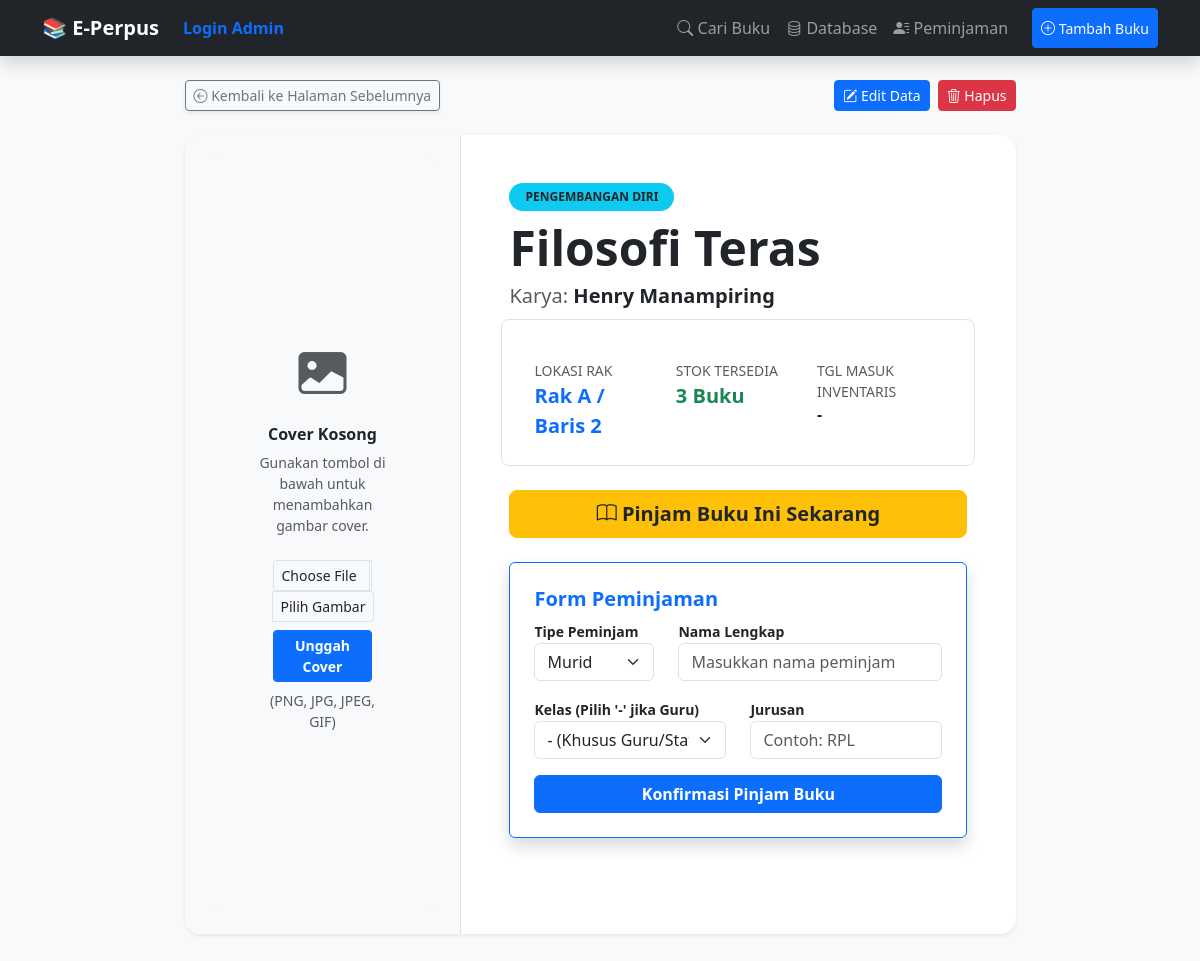
The page /buku/2 on the database as committed earlier.
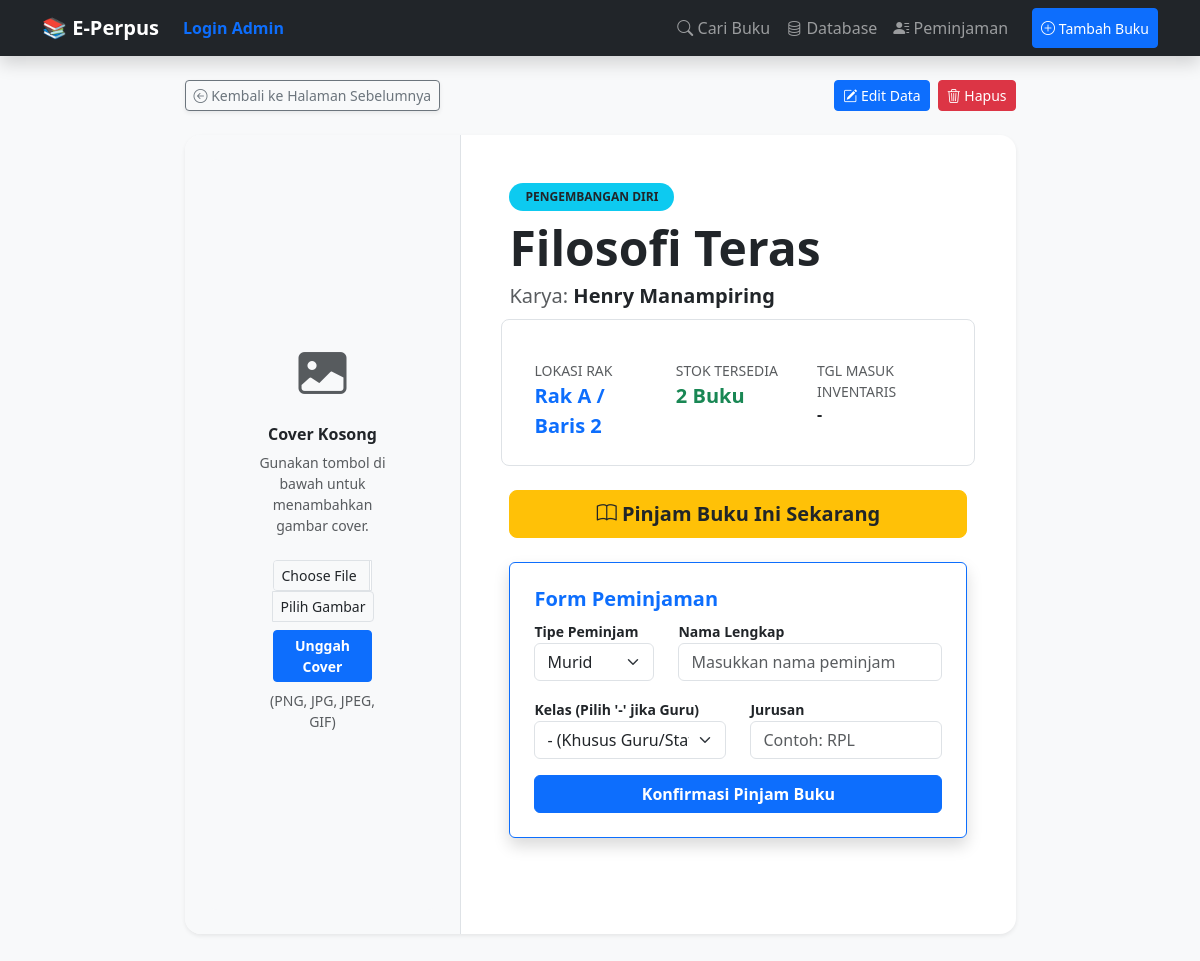
The same page on the database as committed later.
### tables this page shows
CREATE TABLE buku (
            id INTEGER PRIMARY KEY AUTOINCREMENT,
            judul TEXT NOT NULL,
            penulis TEXT,
            kategori TEXT,
            kode_rak TEXT, -- A (Rak Besar)
            baris_rak INTEGER, -- 1 (Barisan rak dari paling atas)
            stok INTEGER DEFAULT 1,
            tanggal_masuk DATE,
            cover_img TEXT
        );

### app.py (the view)
@app.route('/buku/<int:id>')
def detail_buku(id):
    conn = get_db_connection()
    buku = conn.execute('SELECT * FROM buku WHERE id = ?', (id,)).fetchone()
    conn.close()
    back_url = request.referrer if request.referrer else url_for('index')
    return render_template('detail_buku.html', buku=buku, back_url=back_url)

### app.py (called while the page is built)
def get_db_connection():
    conn = sqlite3.connect('perpustakaan.db')
    conn.row_factory = sqlite3.Row
    return conn

### templates/detail_buku.html (shortened to what this page needs)
{% extends 'layout.html' %}
{% block content %}
<div class="row justify-content-center mt-4">
    <div class="col-md-9">
        <div class="mb-4 d-flex justify-content-between align-items-center">
            <a href="{{ back_url }}" class="btn btn-outline-secondary btn-sm shadow-sm">
                <i class="bi bi-arrow-left-circle"></i> Kembali ke Halaman Sebelumnya
            </a>
            <div class="d-flex gap-2">
                <a href="/edit/{{ buku.id }}" class="btn btn-primary btn-sm"><i class="bi bi-pencil-square"></i> Edit Data</a>
                <a href="/delete/{{ buku.id }}" class="btn btn-danger btn-sm" onclick="return confirm('Hapus buku ini?')"><i class="bi bi-trash3"></i> Hapus</a>
            </div>
        </div>
        <div class="card shadow-sm border-0 rounded-4 overflow-hidden mb-5">
            <div class="row g-0">
                <div class="col-md-4 p-4 text-center bg-light border-end">
                    {% if buku.cover_img %}
                        <img src="{{ url_for('static', filename='covers/' + buku.cover_img) }}"
                             alt="Cover {{ buku.judul }}"
                             class="img-fluid rounded-3 shadow"
                             style="max-height: 400px; object-fit: cover;">
                        <div class="mt-3">
                            <button class="btn btn-outline-primary btn-sm" data-bs-toggle="collapse" data-bs-target="#formGantiCover">
                                Ganti Cover
                            </button>
                            <div class="collapse mt-2" id="formGantiCover">
                                <form action="/buku/{{ buku.id }}/upload_cover" method="POST" enctype="multipart/form-data">
                                    <input type="file" name="cover_file" class="form-control form-control-sm mb-2" accept="image/*" required>
                                    <button type="submit" class="btn btn-primary btn-sm w-100">Unggah Gambar Baru</button>
                                </form>
                            </div>
                        </div>
                    {% else %}
                        <div class="border-4 border-dashed rounded-3 p-5 text-muted d-flex flex-column align-items-center justify-content-center h-100" style="min-height: 350px; background-color: #f8f9fa;">
                            <i class="bi bi-image-fill mb-3" style="font-size: 3rem;"></i>
                            <h6 class="fw-bold text-dark">Cover Kosong</h6>
                            <p class="small text-center mb-4">Gunakan tombol di bawah untuk menambahkan gambar cover.</p>
                            <form action="/buku/{{ buku.id }}/upload_cover" method="POST" enctype="multipart/form-data" class="w-100 px-3">
                                <div class="input-group input-group-sm mb-2">
                                    <input type="file" name="cover_file" class="form-control" accept="image/*" required>
                                    <label class="input-group-text" for="cover_file">Pilih Gambar</label>
                                </div>
                                <button type="submit" class="btn btn-primary btn-sm w-100 fw-bold">Unggah Cover</button>
                            </form>
                            <small class="text-muted mt-2">(PNG, JPG, JPEG, GIF)</small>
                        </div>
                    {% endif %}
                </div>
                <div class="col-md-8 p-5">
                    <span class="badge bg-info text-dark mb-2 rounded-pill px-3 py-2 text-uppercase fw-bold">{{ buku.kategori if buku.kategori else 'Tanpa Kategori' }}</span>
                    <h1 class="display-5 fw-bold text-dark mb-1">{{ buku.judul }}</h1>
                    <p class="text-muted fs-5 mb-4">Karya: <span class="fw-bold text-dark">{{ buku.penulis if buku.penulis else 'Penulis Anonim' }}</span></p>
                    <div class="row g-3 bg-white p-4 rounded-3 border mb-4 shadow-xs">
                        <div class="col-6 col-md-4">
                            <div class="small text-muted">LOKASI RAK</div>
                            <div class="fw-bold fs-5 text-primary">Rak {{ buku.kode_rak if buku.kode_rak else '-' }} / Baris {{ buku.baris_rak if buku.baris_rak else '-' }}</div>
                        </div>
                        <div class="col-6 col-md-4">
                            <div class="small text-muted">STOK TERSEDIA</div>
                            <div class="fw-bold fs-5 text-success">{{ buku.stok if buku.stok else '0' }} Buku</div>
                        </div>
                        <div class="col-md-4">
                            <div class="small text-muted">TGL MASUK INVENTARIS</div>
                            <div class="fw-bold fs-6 text-dark">{{ buku.tanggal_masuk if buku.tanggal_masuk else '-' }}</div>
                        </div>
                    </div>
                    <div class="d-grid mt-2">
                        {% if buku.stok > 0 %}
                            <a href="#areaPinjam" class="btn btn-warning btn-lg fw-bold text-dark"><i class="bi bi-book"></i> Pinjam Buku Ini Sekarang</a>
                        {% else %}
                            <button class="btn btn-secondary btn-lg fw-bold disabled"><i class="bi bi-x-circle"></i> Stok Sedang Kosong</button>
                        {% endif %}
                    </div>
                    {% if buku.stok > 0 %}
                    <div id="areaPinjam" class="card p-4 mb-5 border-primary shadow mt-4">
                        <h5 class="fw-bold text-primary">Form Peminjaman</h5>
                        <form action="/pinjam/{{ buku.id }}" method="POST">
                            <div class="row">
                                <div class="col-md-4 mb-3">
                                    <label class="fw-bold small">Tipe Peminjam</label>
                                    <select name="tipe_user" class="form-select" required>
                                        <option value="Murid">Murid</option>
                                    </select>
                                </div>
                                <div class="col-md-8 mb-3">
                                    <label class="fw-bold small">Nama Lengkap</label>
                                    <input type="text" name="nama_peminjam" class="form-control" placeholder="Masukkan nama peminjam" required>
                                </div>
                            </div>
                            <div class="row">
                                <div class="col-md-6 mb-3">
                                    <label class="fw-bold small">Kelas (Pilih '-' jika Guru)</label>
                                    <select name="kelas" class="form-select" required>
                                        <option value="-">- (Khusus Guru/Staff)</option>
                                    </select>
                                </div>
                                <div class="col-md-6 mb-3">
                                    <label class="fw-bold small">Jurusan</label>
                                    <input type="text" name="jurusan" class="form-control" placeholder="Contoh: RPL" required>
                                </div>
                            </div>
                            <button type="submit" class="btn btn-primary w-100 fw-bold">Konfirmasi Pinjam Buku</button>
                        </form>
                        {% else %}
                        <div id="areaPinjam" class="alert alert-danger mt-4 shadow-sm border-0">
                            <i class="bi bi-exclamation-triangle-fill"></i> <strong>Mohon Maaf:</strong> Buku ini tidak dapat dipinjam sementara waktu karena stok di gudang sedang kosong.
                        </div>
                        {% endif %}
                    </div>
                </div>
            </div>
        </div>
        </div>
</div>
{% endblock %}

### templates/layout.html (shortened to what this page needs)
<!DOCTYPE html>
<html lang="id">
<head>
    <link href="https://cdn.jsdelivr.net/npm/bootstrap@5.3.0/dist/css/bootstrap.min.css" rel="stylesheet">
    <link rel="stylesheet" href="https://cdn.jsdelivr.net/npm/bootstrap-icons@1.11.1/font/bootstrap-icons.css">
</head>
<body class="bg-light">
<nav class="navbar navbar-expand-lg navbar-dark bg-dark mb-4 shadow">
    <div class="container">
        <a class="navbar-brand fw-bold" href="/">📚 E-Perpus</a>
        <div class="navbar-nav ms-auto">
            {% if session.get('logged_in') %}
                <a class="nav-link text-danger" href="/logout">Logout</a>
            {% else %}
                <a class="nav-link text-primary fw-bold" href="{{ url_for('login') }}">Login Admin</a>
            {% endif %}
        </div>
        <div class="collapse navbar-collapse" id="navbarNav">
            <div class="navbar-nav ms-auto">
                <a class="nav-link" href="/"><i class="bi bi-search"></i> Cari Buku</a>
                <a class="nav-link" href="/koleksi"><i class="bi bi-database"></i> Database</a>
                <a class="nav-link" href="/peminjaman"><i class="bi bi-person-lines-fill"></i> Peminjaman</a>
                <button class="btn btn-primary btn-sm ms-lg-3 mt-2 mt-lg-0" data-bs-toggle="modal" data-bs-target="#modalTambah">
                    <i class="bi bi-plus-circle"></i> Tambah Buku
                </button>
            </div>
        </div>
    </div>
</nav>
<div class="container">
    {% block content %}{% endblock %}
</div>
</body>
</html>

Rows that differ between the two databases and show on the page:
changed buku "Filosofi Teras": stok "3" → "2"
